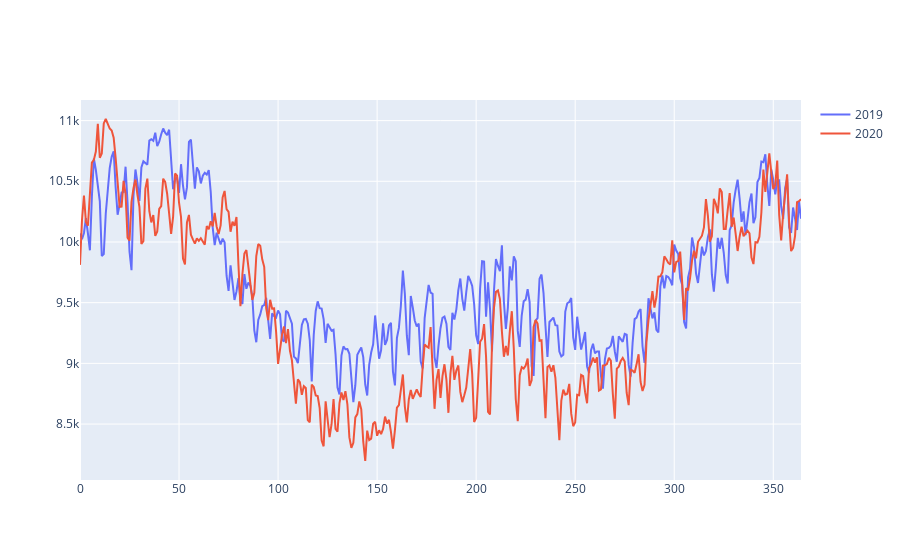

Notebook code cell kept with this figure:
### Code cell
daily_avg = data.resample("D").mean()

fig = go.Figure()
fig.add_trace(go.Scatter(
    x = np.arange(len(daily_avg[daily_avg["year"] == 2019])),
    y = daily_avg[daily_avg["year"] == 2019]["AIL_DEMAND"],
    name  = "2019"
) )
fig.add_trace(go.Scatter(
    x = np.arange(len(daily_avg[daily_avg["year"] == 2020])),
    y = daily_avg[daily_avg["year"] == 2020]["AIL_DEMAND"],
    name  = "2020"
) )
fig.show()

### Figure 1 — Plotly figure (JSON) as saved in the notebook; plotly's stock layout.template omitted (floating-point values rounded to 4 significant figures; data arrays with more than 128 entries replaced by an {"elided": "..."} marker saying what was removed)
{"data": [{"name": "2019", "type": "scatter", "x": {"elided": "365 int values"}, "y": {"elided": "365 float values"}}, {"name": "2020", "type": "scatter", "x": {"elided": "365 int values"}, "y": {"elided": "365 float values"}}], "layout": {}}
